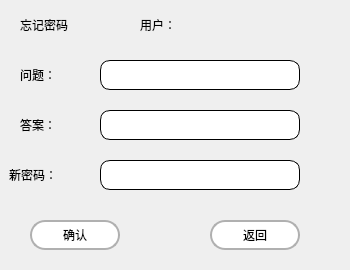
<?xml version="1.0" encoding="UTF-8"?>
<ui version="4.0">
 <class>forgetPS</class>
 <widget class="QWidget" name="forgetPS">
  <property name="geometry">
   <rect>
    <x>0</x>
    <y>0</y>
    <width>350</width>
    <height>270</height>
   </rect>
  </property>
  <property name="minimumSize">
   <size>
    <width>350</width>
    <height>270</height>
   </size>
  </property>
  <property name="maximumSize">
   <size>
    <width>350</width>
    <height>270</height>
   </size>
  </property>
  <property name="windowTitle">
   <string>Form</string>
  </property>
  <widget class="QLabel" name="label">
   <property name="geometry">
    <rect>
     <x>20</x>
     <y>60</y>
     <width>60</width>
     <height>30</height>
    </rect>
   </property>
   <property name="styleSheet">
    <string notr="true">font: 14pt &quot;宋体&quot;;</string>
   </property>
   <property name="text">
    <string>问题：</string>
   </property>
  </widget>
  <widget class="QLabel" name="label_2">
   <property name="geometry">
    <rect>
     <x>20</x>
     <y>110</y>
     <width>60</width>
     <height>30</height>
    </rect>
   </property>
   <property name="styleSheet">
    <string notr="true">font: 14pt &quot;宋体&quot;;</string>
   </property>
   <property name="text">
    <string>答案：</string>
   </property>
  </widget>
  <widget class="QLineEdit" name="lineAns">
   <property name="geometry">
    <rect>
     <x>100</x>
     <y>110</y>
     <width>200</width>
     <height>30</height>
    </rect>
   </property>
   <property name="styleSheet">
    <string notr="true">color:rgb(0,0,0);
border: 1px solid #000000;
background-color: rgb(255, 255, 255);
border-radius:10px;
</string>
   </property>
  </widget>
  <widget class="QLabel" name="labQue">
   <property name="geometry">
    <rect>
     <x>100</x>
     <y>60</y>
     <width>200</width>
     <height>30</height>
    </rect>
   </property>
   <property name="styleSheet">
    <string notr="true">color:rgb(0,0,0);
border: 1px solid #000000;
background-color: rgb(255, 255, 255);
border-radius:10px;
</string>
   </property>
   <property name="text">
    <string/>
   </property>
  </widget>
  <widget class="QLabel" name="label_3">
   <property name="geometry">
    <rect>
     <x>20</x>
     <y>10</y>
     <width>120</width>
     <height>30</height>
    </rect>
   </property>
   <property name="styleSheet">
    <string notr="true">font: 14pt &quot;宋体&quot;;</string>
   </property>
   <property name="text">
    <string>忘记密码</string>
   </property>
  </widget>
  <widget class="QLabel" name="labUser">
   <property name="geometry">
    <rect>
     <x>140</x>
     <y>10</y>
     <width>151</width>
     <height>30</height>
    </rect>
   </property>
   <property name="styleSheet">
    <string notr="true">font: 12pt &quot;宋体&quot;;</string>
   </property>
   <property name="text">
    <string>用户：</string>
   </property>
  </widget>
  <widget class="QLineEdit" name="linePS">
   <property name="geometry">
    <rect>
     <x>100</x>
     <y>160</y>
     <width>200</width>
     <height>30</height>
    </rect>
   </property>
   <property name="styleSheet">
    <string notr="true">color:rgb(0,0,0);
border: 1px solid #000000;
background-color: rgb(255, 255, 255);
border-radius:10px;
</string>
   </property>
  </widget>
  <widget class="QLabel" name="label_5">
   <property name="geometry">
    <rect>
     <x>9</x>
     <y>160</y>
     <width>81</width>
     <height>30</height>
    </rect>
   </property>
   <property name="styleSheet">
    <string notr="true">font: 14pt &quot;宋体&quot;;</string>
   </property>
   <property name="text">
    <string>新密码：</string>
   </property>
  </widget>
  <widget class="QPushButton" name="btnOK">
   <property name="geometry">
    <rect>
     <x>30</x>
     <y>220</y>
     <width>90</width>
     <height>30</height>
    </rect>
   </property>
   <property name="styleSheet">
    <string notr="true">QPushButton {
		color:rgb(0,0,0);
		border: 2px solid #b0b0b0;
background-color: rgb(255, 255, 255);
		border-radius:15px;
		min-width:80px
}QPushButton:hover{ 
color:rgb(255, 255, 255);
background-color: rgb(200, 200, 200);
border:2px solid  #b0b0b0;
border-radius:15px;
}
QPushButton:pressed{
color:rgb(0, 0, 0);
background-color: rgb(255, 255, 255);
border:2px solid  #b0b0b0;
border-radius:15px;
}</string>
   </property>
   <property name="text">
    <string>确认</string>
   </property>
  </widget>
  <widget class="QPushButton" name="btnBack">
   <property name="geometry">
    <rect>
     <x>210</x>
     <y>220</y>
     <width>90</width>
     <height>30</height>
    </rect>
   </property>
   <property name="styleSheet">
    <string notr="true">QPushButton {
		color:rgb(0,0,0);
		border: 2px solid #b0b0b0;
background-color: rgb(255, 255, 255);
		border-radius:15px;
		min-width:80px
}QPushButton:hover{ 
color:rgb(255, 255, 255);
background-color: rgb(200, 200, 200);
border:2px solid  #b0b0b0;
border-radius:15px;
}
QPushButton:pressed{
color:rgb(0, 0, 0);
background-color: rgb(255, 255, 255);
border:2px solid  #b0b0b0;
border-radius:15px;
}</string>
   </property>
   <property name="text">
    <string>返回</string>
   </property>
  </widget>
 </widget>
 <resources/>
 <connections/>
</ui>
